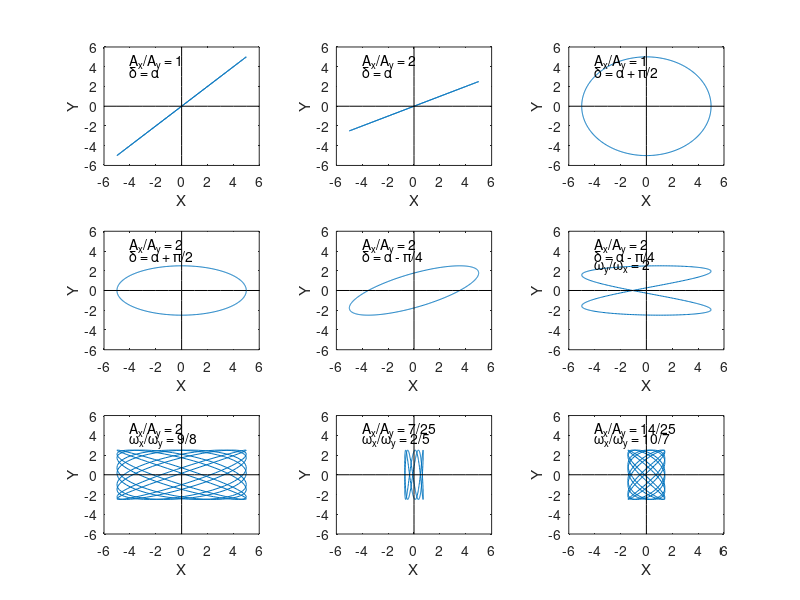

Reproduce this figure in MATLAB.
clear all;
clf();

%dane
N = 500;
t = linspace(0, 2*pi, N);
ax = 5;
ay = 5;
alfa = 1; 
delta = 1;
wx = 1; 
wy = 1;

l1 = (-100:1:100);
l0 = zeros(201,1);

%1
x = ax * cos(wx*t + delta);
y = ay * cos(wy*t + alfa);

subplot(3,3,1);
plot(x,y);
hold on;
plot(l0, l1, "color", "black");
plot(l1, l0, "color", "black");

text(-4, 4.5, "A_x/A_y = 1");
text(-4, 3.5, '\delta = \alpha');

xlabel("X");
ylabel("Y");
axis([-6 6 -6 6]);
hold off;

%2
ay = 2.5;
x = ax * cos(wx*t + delta);
y = ay * cos(wy*t + alfa);

subplot(3,3,2);
plot(x,y);
hold on;
plot(l0, l1, "color", "black");
plot(l1, l0, "color", "black");

text(-4, 4.5, "A_x/A_y = 2");
text(-4, 3.5, '\delta = \alpha');

xlabel("X");
ylabel("Y");
axis([-6 6 -6 6]);
hold off;

%3
ay = 5;
alfa = alfa + pi/2;
x = ax * cos(wx*t + delta);
y = ay * cos(wy*t + alfa);

subplot(3,3,3);
plot(x,y);
hold on;
plot(l0, l1, "color", "black");
plot(l1, l0, "color", "black");

text(-4, 4.5, "A_x/A_y = 1");
text(-4, 3.5, '\delta = \alpha + \pi/2');

xlabel("X");
ylabel("Y");
axis([-6 6 -6 6]);
hold off;

%4
ay = 2.5;
x = ax * cos(wx*t + delta);
y = ay * cos(wy*t + alfa);

subplot(3,3,4);
plot(x,y);
hold on;
plot(l0, l1, "color", "black");
plot(l1, l0, "color", "black");

text(-4, 4.5, "A_x/A_y = 2");
text(-4, 3.5, '\delta = \alpha + \pi/2');

xlabel("X");
ylabel("Y");
axis([-6 6 -6 6]);
hold off;

%5
delta = alfa - pi/4;
x = ax * cos(wx*t + delta);
y = ay * cos(wy*t + alfa);

subplot(3,3,5);
plot(x,y);
hold on;
plot(l0, l1, "color", "black");
plot(l1, l0, "color", "black");

text(-4, 4.5, "A_x/A_y = 2");
text(-4, 3.5, '\delta = \alpha - \pi/4');

xlabel("X");
ylabel("Y");
axis([-6 6 -6 6]);
hold off;

%6
ax = 5;
ay = 5;
alfa = 1; 
delta = 1;
wx = 1; 
wy = 1;

ay = ay/2;
delta = delta - pi/4;
wx = wx*2;

x = ax * cos(wx*t + delta);
y = ay * cos(wy*t + alfa);

subplot(3,3,6);
plot(x.*-1,y);
hold on;
plot(l0, l1, "color", "black");
plot(l1, l0, "color", "black");

text(-4, 4.5, "A_x/A_y = 2");
text(-4, 3.5, '\delta = \alpha - \pi/4');
text(-4, 2.5, '\omega_y/\omega_x = 2');

xlabel("X");
ylabel("Y");
axis([-6 6 -6 6]);
hold off;

%7
wx = 9;
wy = 8;

x = ax * cos(wx*t + delta);
y = ay * cos(wy*t + alfa);

subplot(3,3,7);
plot(x,y);
hold on;
plot(l0, l1, "color", "black");
plot(l1, l0, "color", "black");

text(-4, 4.5, "A_x/A_y = 2");
text(-4, 3.5, '\omega_x/\omega_y = 9/8');

xlabel("X");
ylabel("Y");
axis([-6 6 -6 6]);
hold off;

%8
wx = 2;
wy = 5;
ax = ax/7;

x = ax * cos(wx*t + delta);
y = ay * cos(wy*t + alfa);

subplot(3,3,8);
plot(x,y);
hold on;
plot(l0, l1, "color", "black");
plot(l1, l0, "color", "black");

text(-4, 4.5, "A_x/A_y = 7/25");
text(-4, 3.5, '\omega_x/\omega_y = 2/5');

xlabel("X");
ylabel("Y");
axis([-6 6 -6 6]);
hold off;

%9
wx = 10;
wy = 7;
ax = ax*2;

x = ax * cos(wx*t + delta);
y = ay * cos(wy*t + alfa);

subplot(3,3,9);
plot(x,y);
hold on;
plot(l0, l1, "color", "black");
plot(l1, l0, "color", "black");

text(-4, 4.5, "A_x/A_y = 14/25");
text(-4, 3.5, '\omega_x/\omega_y = 10/7');

xlabel("X");
ylabel("Y");
axis([-6 6 -6 6]);
hold off;